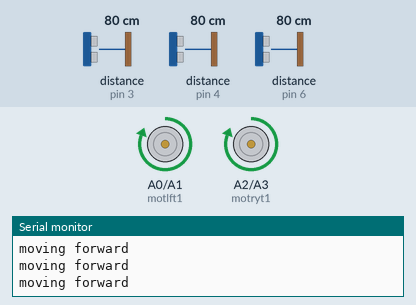
Simulated run of this program. Board: Arduino Nano, built with avr-gcc and run on an emulated ATmega328P. Shown: motor-driver pin pairs drawn as motors (green arrow = first pin HIGH = forward, orange = second pin HIGH = backward, longer = more drive), the last lines printed to the serial monitor. Wiring (inferred from the names in the program): 3 × ultrasonic range finder: trigger pin 2, echo pin 3 / trigger pin 5, echo pin 4 / trigger pin 7, echo pin 6. Inputs (shaded band) come from the test bench; at power-on: distance to the obstacle (sensors on pin 3, pin 4, pin 6) 80 cm. The echo pulse lasts 58.3 µs per cm.

Above: at 1.2 s.
1.3 s: distance to the obstacle (sensor on pin 3) set to 23 cm
2.8 s: distance to the obstacle (sensor on pin 3) set to 18 cm
At 4.0 s:
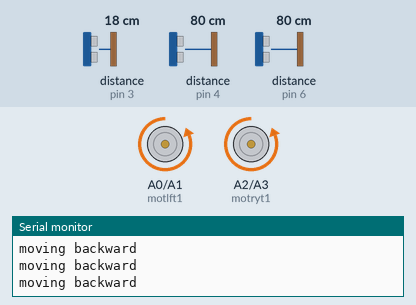
4.3 s: distance to the obstacle (sensor on pin 4) set to 120 cm
7.3 s: distance to the obstacle (sensor on pin 3) set to 60 cm
At 8.0 s:
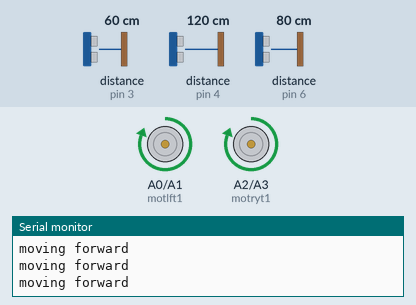
8.9 s: distance to the obstacle (sensor on pin 6) set to 35 cm
11.9 s: distance to the obstacle (sensor on pin 3) set to 17 cm
At 12.7 s:
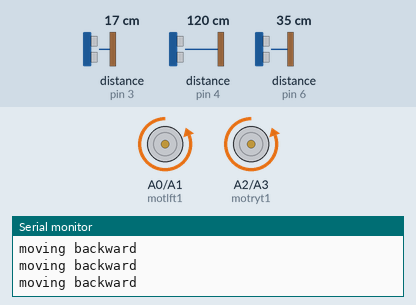
Timing chart, 0 to 14.5 s (numbered marks = the images above; inputs shaded):
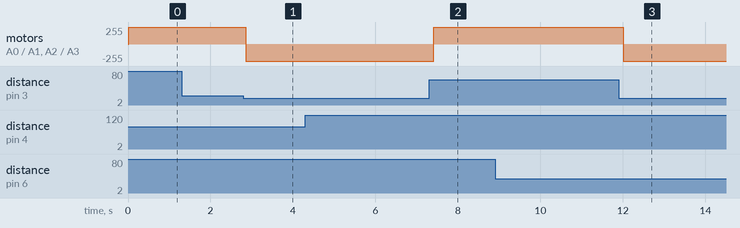

Measured:
- the behaviour switches between 21 and 20 cm on distance to the obstacle (sensor on pin 3) (found by bisection; images 0 and 1)
- after the input at 2.8 s, motor on A0 (motlft1) / A1 (motlft2), motor on A2 (motryt1) / A3 (motryt2): forward 255/255 → backward 255/255 after 0.06 s
- after the input at 7.3 s, motor on A0 (motlft1) / A1 (motlft2), motor on A2 (motryt1) / A3 (motryt2): backward 255/255 → forward 255/255 after 0.11 s
- after the input at 11.9 s, motor on A0 (motlft1) / A1 (motlft2), motor on A2 (motryt1) / A3 (motryt2): forward 255/255 → backward 255/255 after 0.11 s

The program:

main.cpp
```cpp
#include <Arduino.h>
#define trigPin1 2
#define echoPin1 3
#define trigPin2 5
#define echoPin2 4
#define trigPin3 7
#define echoPin3 6

#define motlft1 A0
#define motlft2 A1
#define motryt1 A2
#define motryt2 A3


struct finddistance
{
  int dist1;
  int dist2;
  int dist3;
};

int checkDist(int trigPin, int echoPin);

void setup() {
  Serial.begin(9600);
  pinMode(trigPin1, OUTPUT);
  pinMode(echoPin1, INPUT);
  pinMode(trigPin2, OUTPUT);
  pinMode(echoPin2, INPUT);
  pinMode(trigPin3, OUTPUT);
  pinMode(echoPin3, INPUT);
  pinMode(motlft1,OUTPUT);
  pinMode(motlft2,OUTPUT);
  pinMode(motryt1,OUTPUT);
  pinMode(motryt2,OUTPUT);

}
void forward(){
  digitalWrite(motlft1, HIGH);
  digitalWrite(motlft2, LOW);
  digitalWrite(motryt1, HIGH);
  digitalWrite(motryt2, LOW);
  Serial.println("moving forward");
}
void backward(){
  digitalWrite(motlft1, LOW);
  digitalWrite(motlft2, HIGH);
  digitalWrite(motryt1, LOW);
  digitalWrite(motryt2, HIGH);
  Serial.println("moving backward");
}
void left(){
  digitalWrite(motlft1, HIGH);
  digitalWrite(motlft2, LOW);
  digitalWrite(motryt1, LOW);
  digitalWrite(motryt2, LOW);
  Serial.println("moving left");
}
void right(){
  digitalWrite(motlft1, LOW);
  digitalWrite(motlft2, LOW);
  digitalWrite(motryt1, HIGH);
  digitalWrite(motryt2, LOW);
  Serial.println("moving right");
}

void loop() {
  finddistance distance;
  distance.dist1 = checkDist(trigPin1, echoPin1);
  distance.dist2 = checkDist(trigPin2, echoPin2);
  distance.dist3 = checkDist(trigPin3, echoPin3);
  // Serial.print("Distance1: ");
  // Serial.print(distance.dist1);
  // Serial.println(" cm");
  // Serial.print("Distance2: ");
  // Serial.print(distance.dist2);
  // Serial.println(" cm");
  // Serial.print("Distance3: ");
  // Serial.print(distance.dist3);
  // Serial.println(" cm");
  if(distance.dist1 < 20){
    backward();
  }
  else{
    forward();
  }
  delay(100);
}

int checkDist(int trigPin,int echoPin)
{
  long duration, distance;
  digitalWrite(trigPin, LOW);
  delayMicroseconds(2);
  digitalWrite(trigPin, HIGH);
  delayMicroseconds(10);
  digitalWrite(trigPin, LOW);

  duration = pulseIn(echoPin, HIGH);
  distance = (duration * 0.0343) / 2;
  return distance;
}
  
```
